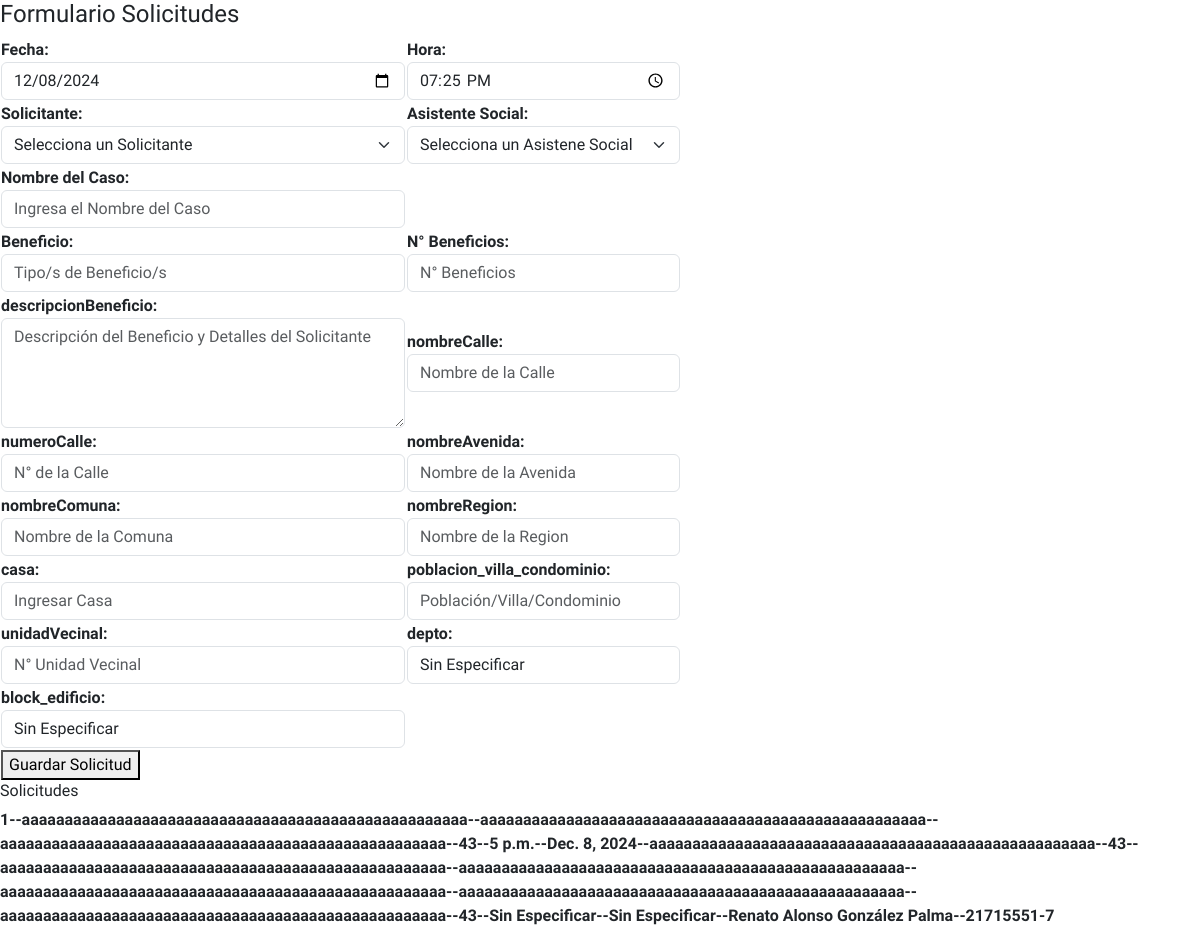
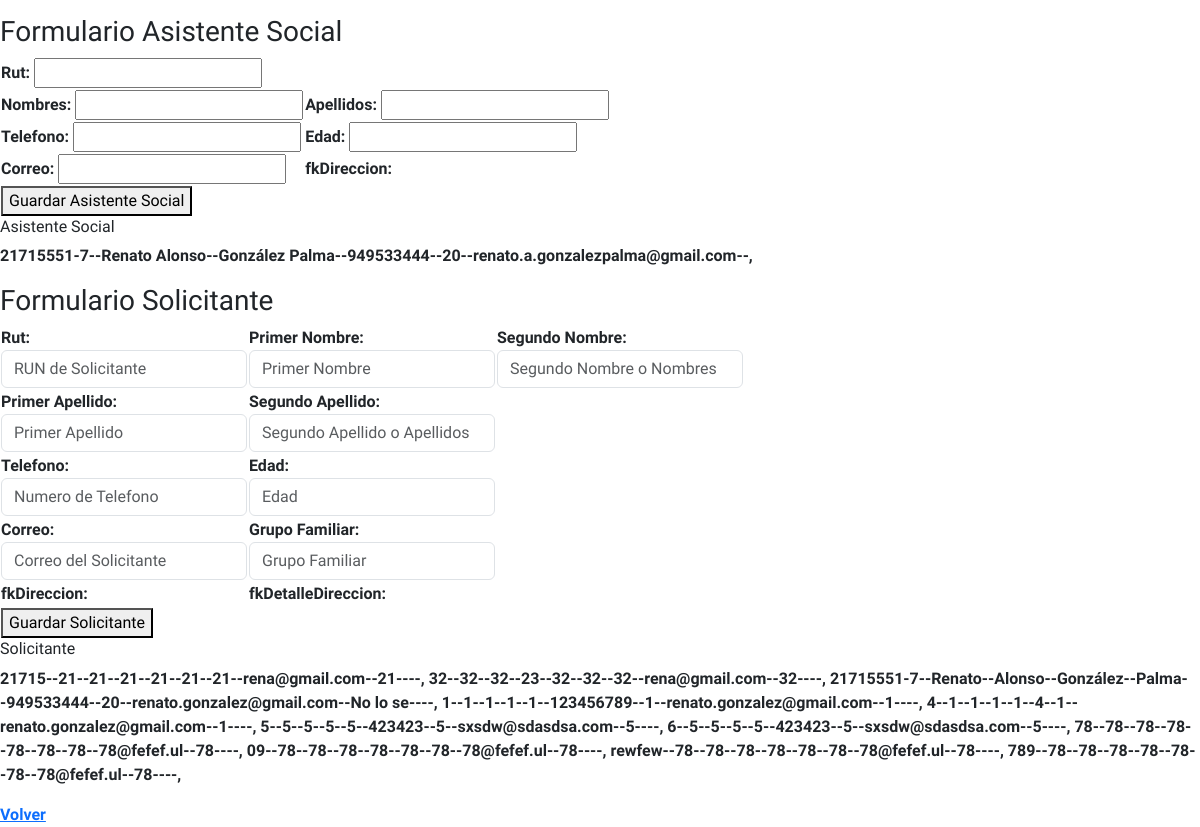
The page /pruebas on the database as committed earlier (2 pictures, top to bottom).
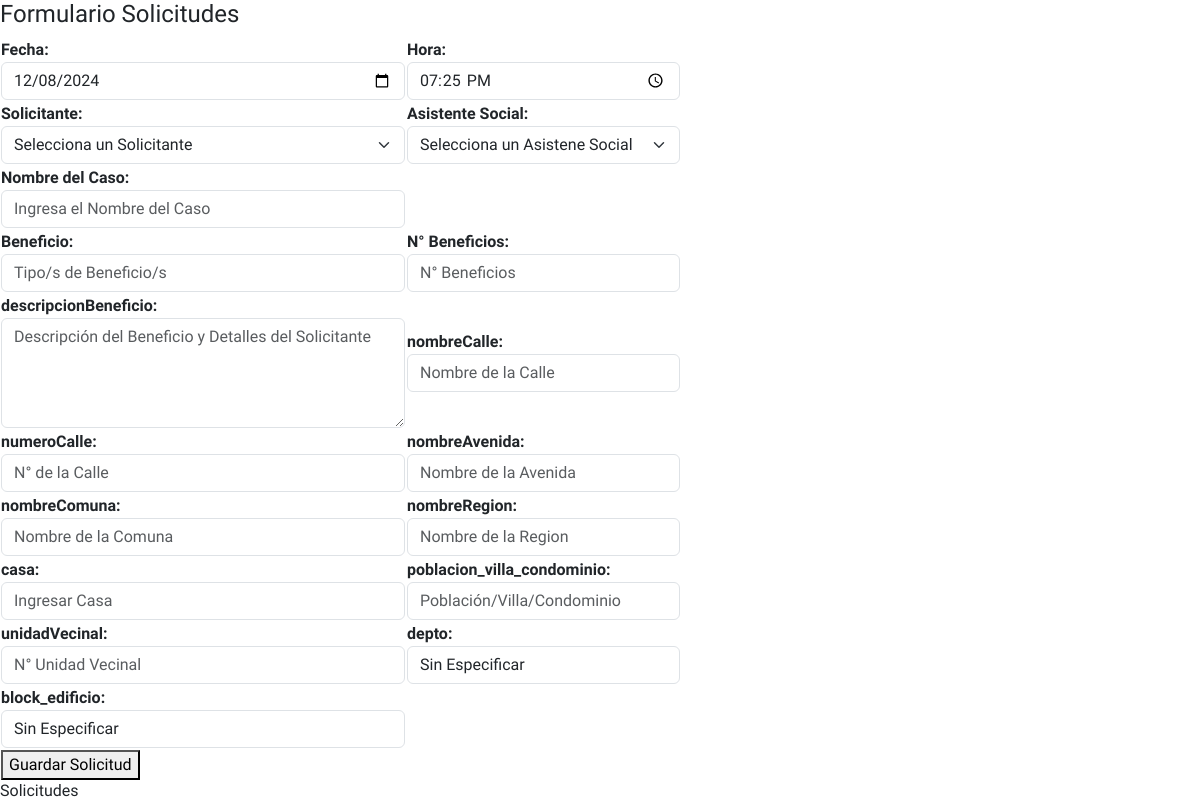
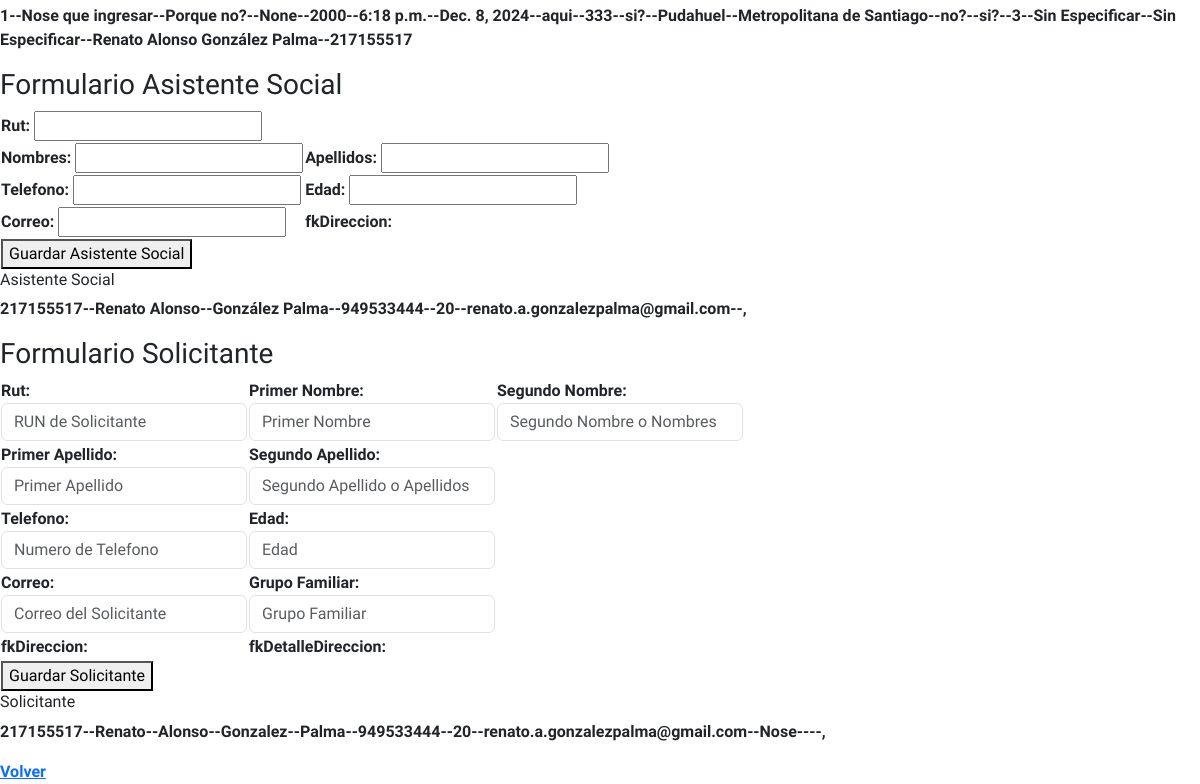
The same page on the database as committed later (2 pictures, top to bottom).
### solicitudes/models.py (models this page shows)
class Solicitud(models.Model):
    numeroSolicitud = models.AutoField(db_column='n_solicitud', primary_key=True)
    nombreCasoSolicitud = models.CharField(max_length=150, blank=False, null=False)
    beneficio = models.CharField(max_length=250, blank=False, null=False)
    descripcionBeneficio = models.CharField(max_length=2500, blank=True, null=True)
    cantidadBeneficios = models.IntegerField(blank=False, null=False)
    hora = models.TimeField(blank=False, null=False)
    fecha = models.DateField(blank=False, null=False)
    nombreCalle = models.CharField(max_length=90, blank=False, null=False)
    numeroCalle = models.IntegerField(blank=False, null=False)
    nombreAvenida = models.CharField(max_length=90, blank=False, null=False)
    nombreComuna = models.CharField(max_length=90, blank=False, null=False)
    nombreRegion = models.CharField(max_length=90, blank=False, null=False)
    casa = models.CharField(max_length=90, blank=False, null=False)
    poblacion_villa_condominio = models.CharField(max_length=90, blank=False, null=False)
    unidadVecinal = models.CharField(max_length=90, blank=False, null=False)
    depto = models.CharField(max_length=90, blank=True, default='Sin Especificar')
    block_edificio = models.CharField(max_length=90, blank=True, default='Sin Especificar')
    fkRutAsistenteSocial = models.ForeignKey('Asistente_Social', on_delete=models.CASCADE, db_column='rutAsistenteSocial')
    fkRutSolicitante = models.ForeignKey('Solicitante', on_delete=models.CASCADE, db_column='rutSolicitante')

class Asistente_Social(models.Model):
    rutAsistenteSocial = models.CharField(max_length=13, primary_key=True)
    nombres = models.CharField(max_length=150, blank=False, null=False)
    apellidos = models.CharField(max_length=150, blank=False, null=False)
    telefono = models.IntegerField(blank=False, null=False)
    edad = models.IntegerField(blank=False, null=False)
    correo = models.CharField(max_length=150, blank=False, null=False)
    def __str__(self):
        return str(self.nombres +" "+ self.apellidos)

class Solicitante(models.Model):
    rutSolicitante = models.CharField(max_length=13, primary_key=True)
    primerNombre = models.CharField(max_length=100, blank=False, null=False)
    segundoNombre = models.CharField(max_length=160, blank=True, null=True)
    primerApellido = models.CharField(max_length=100, blank=False, null=False)
    segundoApellido = models.CharField(max_length=160, blank=True, null=True)
    telefono = models.IntegerField(blank=False, null=False)
    edad = models.IntegerField(blank=False, null=False)
    correo = models.EmailField(max_length=150, blank=False, null=False)
    grupoFamiliar = models.CharField(max_length=150, blank=False, null=False)
    def __str__(self):
        return str(self.rutSolicitante)

### solicitudes/views.py (the view, shortened to what this page needs)
# urls.py: path('pruebas', views.pruebas, name='pruebas'),
def pruebas(request):
    context = {}
    asistenteSocialData = Asistente_Social.objects.all()
    solicitanteData = Solicitante.objects.all()
    solicitudData = Solicitud.objects.all()
    formAsistenteSocial = AsistenteSocialForm
    formSolicitante = SolicitanteForm
    formSolicitud = SolicitudForm
    context['dataAsistenteSocial'] = asistenteSocialData
    context['dataSolcitante'] = solicitanteData
    context['dataSolicitud'] = solicitudData
    context['formAsistenteSocial'] = formAsistenteSocial
    context['formSolicitante'] = formSolicitante
    context['formSolicitud'] = formSolicitud
    return render(request, 'solicitud/pruebas.html', context)

### solicitudes/templates/solicitud/pruebas.html (shortened to what the changed rows need)
{% extends 'components/base.html' %}
{% load static %}
{% block content %}
<div>
    <h4>Formulario Solicitudes</h4>
    <form method="post" action="{% url 'pruebas' %}">
        <table>
        </table>
    </form>
    <h6>Solicitudes</h6>
    <p>
        {% for solicitud in dataSolicitud %}
            {{ solicitud.numeroSolicitud }}--{{ solicitud.nombreCasoSolicitud }}--{{ solicitud.beneficio }}--{{ solicitud.descripcionBeneficio }}--{{ solicitud.cantidadBeneficios }}--{{ solicitud.hora }}--{{ solicitud.fecha }}--{{ solicitud.nombreCalle }}--{{ solicitud.numeroCalle }}--{{ solicitud.nombreAvenida }}--{{ solicitud.nombreComuna }}--{{ solicitud.nombreRegion }}--{{ solicitud.casa }}--{{ solicitud.poblacion_villa_condominio }}--{{ solicitud.unidadVecinal }}--{{ solicitud.depto }}--{{ solicitud.block_edificio }}--{{ solicitud.fkRutAsistenteSocial }}--{{ solicitud.fkRutSolicitante }}
        {% endfor %}
    </p>
    <h3>Formulario Asistente Social</h3>
    <table>
        <form method="post" action="{% url 'pruebas' %}">
        </form>
    </table>
    <h6>Asistente Social</h6>
    <p>
        {% for asistenteSocial in dataAsistenteSocial %}
            {{ asistenteSocial.rutAsistenteSocial }}--{{ asistenteSocial.nombres }}--{{ asistenteSocial.apellidos }}--{{ asistenteSocial.telefono }}--{{ asistenteSocial.edad }}--{{ asistenteSocial.correo }}--{{ asistenteSocial.fkDireccion }},
        {% endfor %}
    </p>
    <h3>Formulario Solicitante</h3>
    <table>
        <form method="post" action="{% url 'pruebas' %}">
        </form>
    </table>
    <h6>Solicitante</h6>
    <p>
        {% for solicitante in dataSolcitante %}
            {{ solicitante.rutSolicitante }}--{{ solicitante.primerNombre }}--{{ solicitante.segundoNombre }}--{{ solicitante.primerApellido }}--{{ solicitante.segundoApellido }}--{{ solicitante.telefono }}--{{ solicitante.edad }}--{{ solicitante.correo }}--{{ solicitante.grupoFamiliar }}--{{ solicitante.fkDireccion }}--{{ solicitante.fkDetalleDireccion }},
        {% endfor %}
    </p>
    <a href="{% url 'index' %}">Volver</a>
</div>
{% endblock %}

Rows that differ between the two databases and show on the page:
removed Asistente_Social: rutAsistenteSocial "21715551-7", nombres "Renato Alonso", apellidos "González Palma", telefono "949533444", edad "20", correo "renato.a.gonzalezpalma@gmail.com"
removed Solicitante: rutSolicitante "21715", primerNombre "21", segundoNombre "21", primerApellido "21", segundoApellido "21", telefono "21", edad "21", correo "rena@gmail.com", grupoFamiliar "21"
removed Solicitante: rutSolicitante "32", primerNombre "32", segundoNombre "32", primerApellido "23", segundoApellido "32", telefono "32", edad "32", correo "rena@gmail.com", grupoFamiliar "32"
removed Solicitante: rutSolicitante "21715551-7", primerNombre "Renato", segundoNombre "Alonso", primerApellido "González", segundoApellido "Palma", telefono "949533444", edad "20", correo "renato.gonzalez@gmail.com", grupoFamiliar "No lo se"
removed Solicitante: rutSolicitante "1", primerNombre "1", segundoNombre "1", primerApellido "1", segundoApellido "1", telefono "123456789", edad "1", correo "renato.gonzalez@gmail.com", grupoFamiliar "1"
removed Solicitante: rutSolicitante "4", primerNombre "1", segundoNombre "1", primerApellido "1", segundoApellido "1", telefono "4", edad "1", correo "renato.gonzalez@gmail.com", grupoFamiliar "1"
removed Solicitante: rutSolicitante "5", primerNombre "5", segundoNombre "5", primerApellido "5", segundoApellido "5", telefono "423423", edad "5", correo "sxsdw@sdasdsa.com", grupoFamiliar "5"
removed Solicitante: rutSolicitante "6", primerNombre "5", segundoNombre "5", primerApellido "5", segundoApellido "5", telefono "423423", edad "5", correo "sxsdw@sdasdsa.com", grupoFamiliar "5"
removed Solicitante: rutSolicitante "78", primerNombre "78", segundoNombre "78", primerApellido "78", segundoApellido "78", telefono "78", edad "78", correo "78@fefef.ul", grupoFamiliar "78"
removed Solicitante: rutSolicitante "09", primerNombre "78", segundoNombre "78", primerApellido "78", segundoApellido "78", telefono "78", edad "78", correo "78@fefef.ul", grupoFamiliar "78"
removed Solicitante: rutSolicitante "rewfew", primerNombre "78", segundoNombre "78", primerApellido "78", segundoApellido "78", telefono "78", edad "78", correo "78@fefef.ul", grupoFamiliar "78"
removed Solicitante: rutSolicitante "789", primerNombre "78", segundoNombre "78", primerApellido "78", segundoApellido "78", telefono "78", edad "78", correo "78@fefef.ul", grupoFamiliar "78"
changed Solicitud "Sin Especificar": nombreCasoSolicitud "aaaaaaaaaaaaaaaaaaaaaaaaaaaaaaaaaaaaaaaaaaaaaaaaaaaa" → "Nose que ingresar"; beneficio "aaaaaaaaaaaaaaaaaaaaaaaaaaaaaaaaaaaaaaaaaaaaaaaaaaaa" → "Porque no?"; descripcionBeneficio "aaaaaaaaaaaaaaaaaaaaaaaaaaaaaaaaaaaaaaaaaaaaaaaaaaaa" → "None"; cantidadBeneficios "43" → "2000"; hora "5 p.m." → "6:18 p.m."; nombreCalle "aaaaaaaaaaaaaaaaaaaaaaaaaaaaaaaaaaaaaaaaaaaaaaaaaaaa" → "aqui"; numeroCalle "43" → "333"; nombreAvenida "aaaaaaaaaaaaaaaaaaaaaaaaaaaaaaaaaaaaaaaaaaaaaaaaaaaa" → "si?"; nombreComuna "aaaaaaaaaaaaaaaaaaaaaaaaaaaaaaaaaaaaaaaaaaaaaaaaaaaa" → "Pudahuel"; nombreRegion "aaaaaaaaaaaaaaaaaaaaaaaaaaaaaaaaaaaaaaaaaaaaaaaaaaaa" → "Metropolitana de Santiago"; casa "aaaaaaaaaaaaaaaaaaaaaaaaaaaaaaaaaaaaaaaaaaaaaaaaaaaa" → "no?"; poblacion_villa_condominio "aaaaaaaaaaaaaaaaaaaaaaaaaaaaaaaaaaaaaaaaaaaaaaaaaaaa" → "si?"; unidadVecinal "43" → "3"; fkRutSolicitante "21715551-7" → "217155517"
added Asistente_Social: rutAsistenteSocial "217155517", nombres "Renato Alonso", apellidos "González Palma", telefono "949533444", edad "20", correo "renato.a.gonzalezpalma@gmail.com"
added Solicitante: rutSolicitante "217155517", primerNombre "Renato", segundoNombre "Alonso", primerApellido "Gonzalez", segundoApellido "Palma", telefono "949533444", edad "20", correo "renato.a.gonzalezpalma@gmail.com", grupoFamiliar "Nose"
